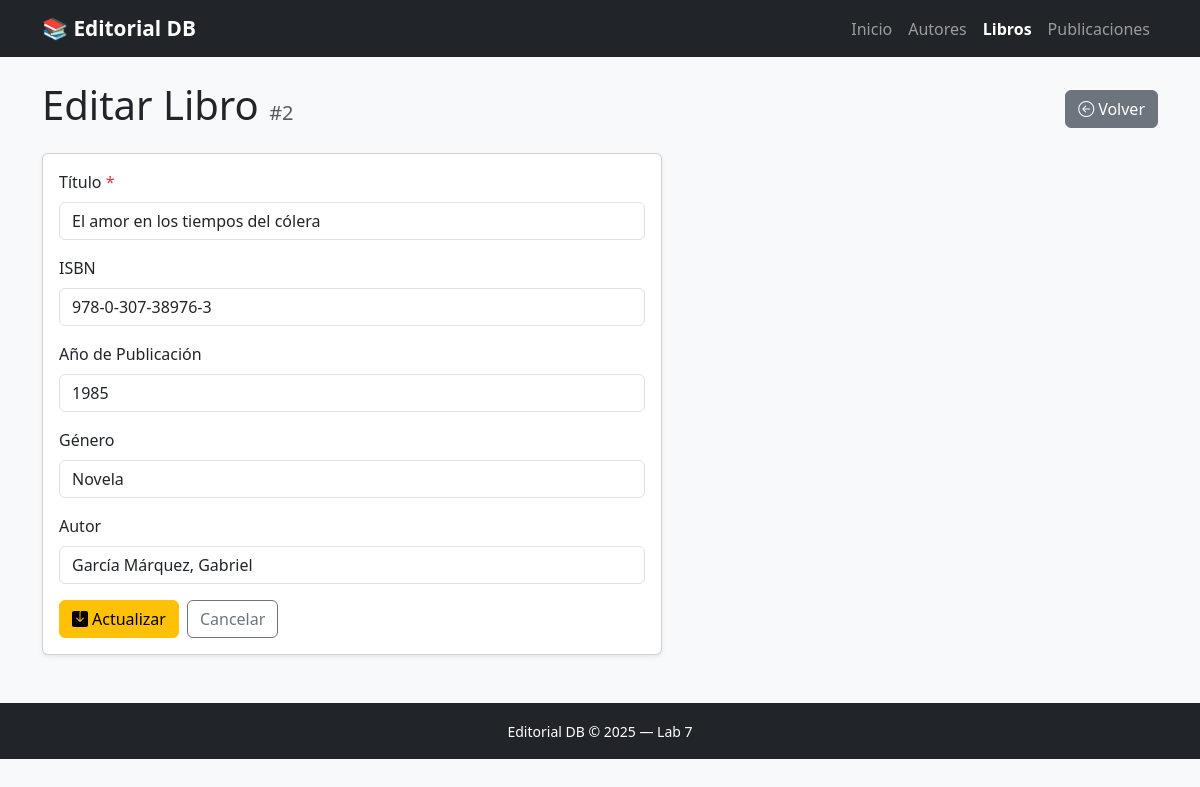
Page /libros/editar.php?id=2 on the committed database.
### tables this page shows
CREATE TABLE libros (
    id               INT           AUTO_INCREMENT PRIMARY KEY,
    titulo           VARCHAR(200)  NOT NULL,
    isbn             VARCHAR(20)   UNIQUE,
    anio_publicacion YEAR,
    genero           VARCHAR(100),
    id_autor         INT,
    CONSTRAINT fk_libro_autor FOREIGN KEY (id_autor)
        REFERENCES autores(id) ON DELETE SET NULL
);

CREATE TABLE autores (
    id               INT           AUTO_INCREMENT PRIMARY KEY,
    nombre           VARCHAR(100)  NOT NULL,
    apellido         VARCHAR(100)  NOT NULL,
    nacionalidad     VARCHAR(100),
    fecha_nacimiento DATE
);

### libros/editar.php (the view, shortened to what this page needs)
<?php
$id = (int)($_GET['id'] ?? $_POST['id'] ?? 0);
$conn = getConnection();
$stmt = $conn->prepare("SELECT * FROM libros WHERE id = ?");
$stmt->bind_param('i', $id);
$stmt->execute();
$libro = $stmt->get_result()->fetch_assoc();
$titulo           = $libro['titulo'];
$isbn             = $libro['isbn'] ?? '';
$anio_publicacion = $libro['anio_publicacion'] ?? '';
$genero           = $libro['genero'] ?? '';
$id_autor         = $libro['id_autor'] ?? '';
$autores = $conn->query("SELECT id, nombre, apellido FROM autores ORDER BY apellido, nombre");
require_once '../includes/header.php';
?>
<div class="d-flex justify-content-between align-items-center mb-3">
    <h1>Editar Libro <small class="text-muted fs-5">#<?= $id ?></small></h1>
    <a href="index.php" class="btn btn-secondary">
        <i class="bi bi-arrow-left-circle me-1"></i>Volver
    </a>
</div>
<div class="card shadow-sm" style="max-width:620px;">
    <div class="card-body">
        <form method="POST" action="editar.php" novalidate>
            <div class="mb-3">
                <label for="titulo" class="form-label">Título <span class="text-danger">*</span></label>
                <input type="text" id="titulo" name="titulo" class="form-control"
                       value="<?= htmlspecialchars($titulo) ?>" required>
            </div>
            <div class="mb-3">
                <label for="isbn" class="form-label">ISBN</label>
                <input type="text" id="isbn" name="isbn" class="form-control"
                       value="<?= htmlspecialchars($isbn) ?>">
            </div>
            <div class="mb-3">
                <label for="anio_publicacion" class="form-label">Año de Publicación</label>
                <input type="number" id="anio_publicacion" name="anio_publicacion" class="form-control"
                       min="1900" max="2099" value="<?= htmlspecialchars($anio_publicacion) ?>">
            </div>
            <div class="mb-3">
                <label for="genero" class="form-label">Género</label>
                <input type="text" id="genero" name="genero" class="form-control"
                       value="<?= htmlspecialchars($genero) ?>">
            </div>
            <div class="mb-3">
                <label for="id_autor" class="form-label">Autor</label>
                <select id="id_autor" name="id_autor" class="form-control">
                    <?php if ($autores): while ($a = $autores->fetch_assoc()): ?>
                    <option value="<?= $a['id'] ?>" <?= ($id_autor == $a['id']) ? 'selected' : '' ?>>
                        <?= htmlspecialchars($a['apellido'] . ', ' . $a['nombre']) ?>
                    </option>
                    <?php endwhile; endif; ?>
                </select>
            </div>
            <div class="d-flex gap-2">
                <button type="submit" class="btn btn-warning">
                    <i class="bi bi-save-fill me-1"></i>Actualizar
                </button>
                <a href="index.php" class="btn btn-outline-secondary">Cancelar</a>
            </div>
        </form>
    </div>
</div>
<?php
require_once '../includes/footer.php';
?>

### includes/header.php (style rules this page uses)
body { background-color: #f8f9fa; }

### rows in the picture
libros: titulo "El amor en los tiempos del cólera", isbn "978-0-307-38976-3", anio_publicacion "1985", genero "Novela", id_autor "García Márquez, Gabriel"

### other values in the picture
$link['label'] "Inicio"
$link['label'] "Autores"
$link['label'] "Libros"
$link['label'] "Publicaciones"
$id "2"
